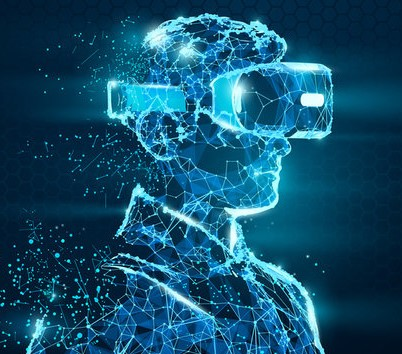
#> input picture images/img.jpg, 402 x 354 px
$ python e_7_spliting_colors.py
#> lines starting #> are read from the running program, lines starting #| are printed output that depends on the picture
import numpy as np
import matplotlib.pyplot as plt
import cv2 as cv


img = cv.imread('images/img.jpg')
#> img is the input picture: shape (354, 402, 3); mean B, G, R 108.3, 79.3, 18.7
cv.imshow('Image', img)

# splitting
b, g, r = cv.split(img)
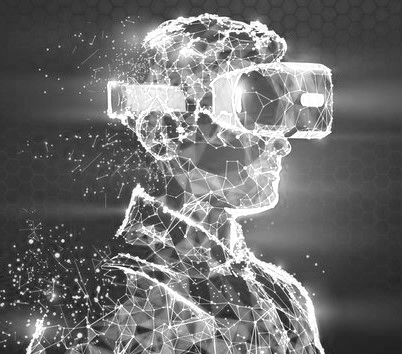
#> b: shape (354, 402); min 22, max 255, mean 108.3
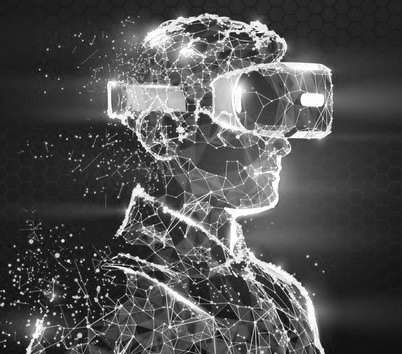
#> g: shape (354, 402); min 1, max 255, mean 79.3
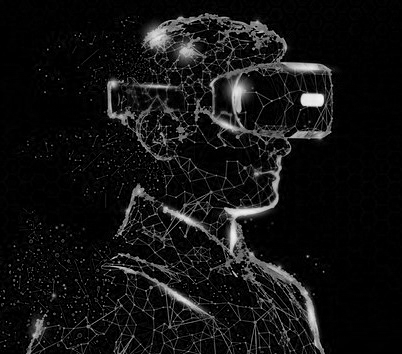
#> r: shape (354, 402); min 0, max 243, mean 18.7

blank = np.zeros(b.shape, dtype=np.uint8)

print(img.shape, b.shape, g.shape, r.shape, blank.shape, sep="\n")
#| (354, 402, 3)
#| (354, 402)
#| (354, 402)
#| (354, 402)
#| (354, 402)


# cv.imshow('Blue', b)
# cv.imshow('Green', g)
# cv.imshow('Red', r)

blue = cv.merge([b, blank, blank])
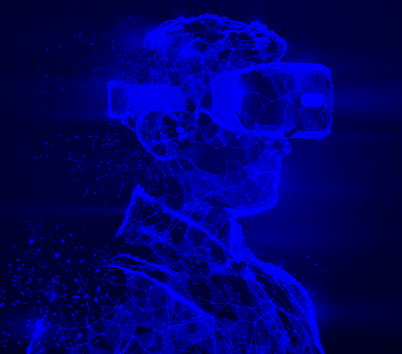
#> blue: shape (354, 402, 3); mean of channels 0, 1, 2 108.3, 0, 0; drawn as B, G, R
green = cv.merge([blank, g, blank])
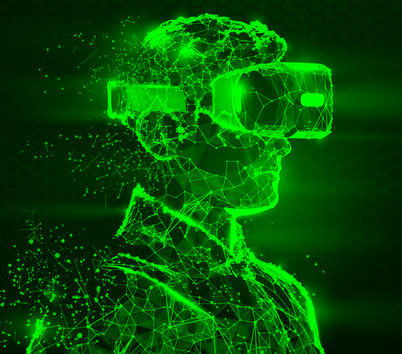
#> green: shape (354, 402, 3); mean of channels 0, 1, 2 0, 79.3, 0; drawn as B, G, R
red = cv.merge([blank, blank, r])
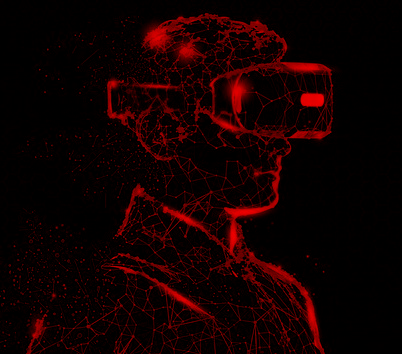
#> red: shape (354, 402, 3); mean of channels 0, 1, 2 0, 0, 18.7; drawn as B, G, R


cv.imshow('Blue', blue)
cv.imshow('Green', green)
cv.imshow('Red', red)


cv.waitKey(0)

$ run again, with images/936378.jpg copied over images/img.jpg
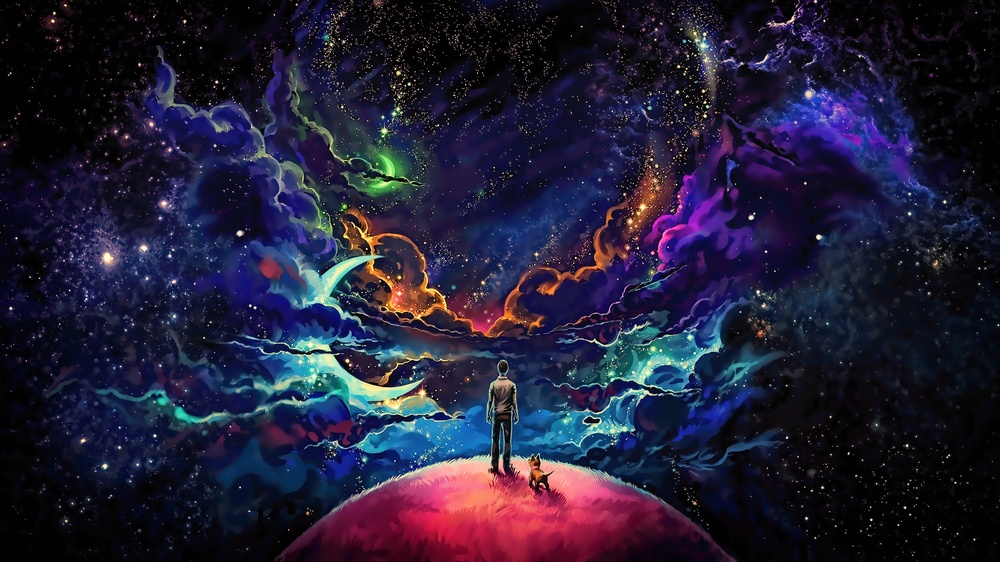
#> input picture images/936378.jpg, 1000 x 562 px, shrunk from 3840 x 2160 before the run
#> img is the input picture: shape (562, 1000, 3); mean B, G, R 54.1, 30.7, 34.5
#| (562, 1000, 3)
#| (562, 1000)
#| (562, 1000)
#| (562, 1000)
#| (562, 1000)
#> `green = cv.merge([blank, g, blank])`:
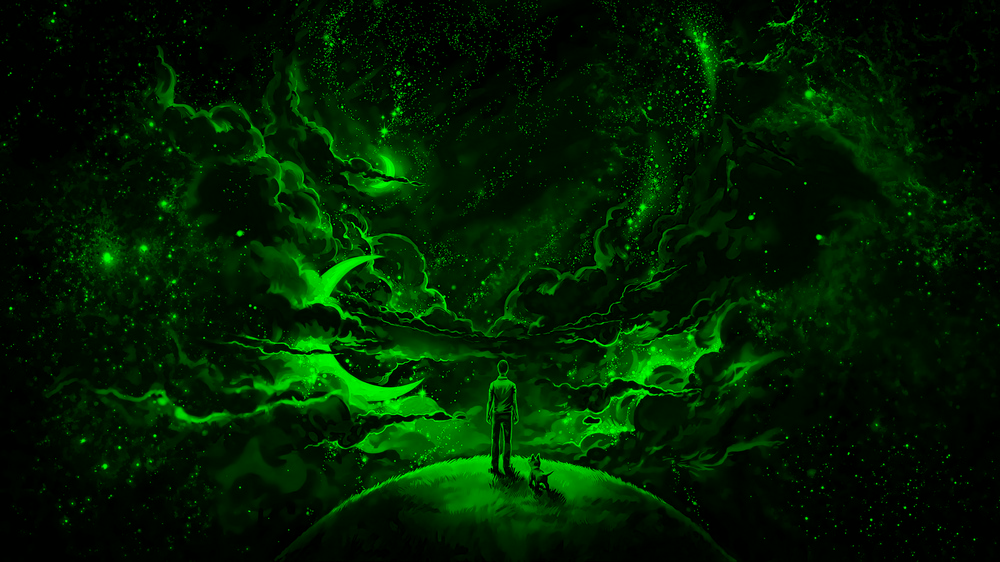
#> green: shape (562, 1000, 3); mean of channels 0, 1, 2 0, 30.7, 0; drawn as B, G, R
#> `red = cv.merge([blank, blank, r])`:
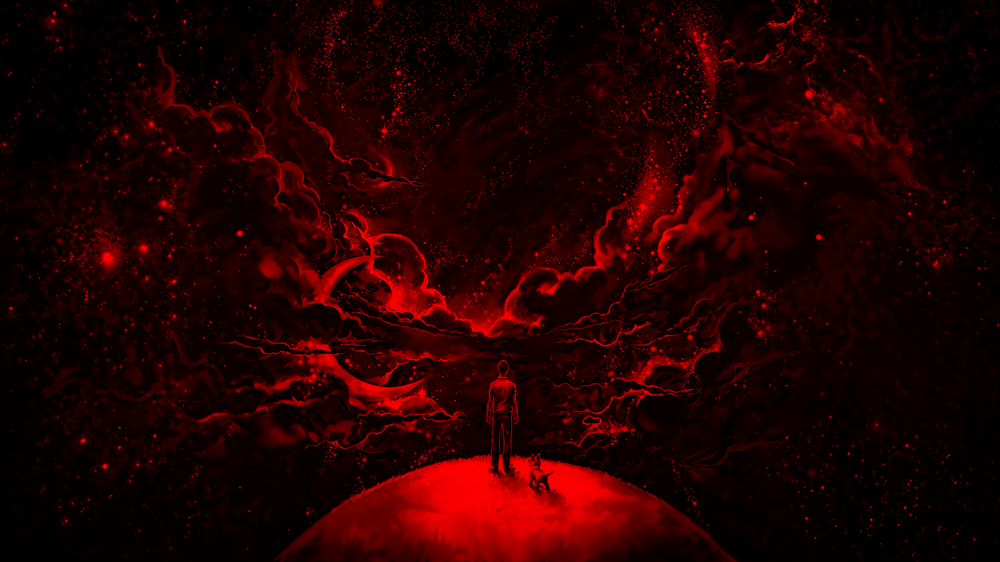
#> red: shape (562, 1000, 3); mean of channels 0, 1, 2 0, 0, 34.5; drawn as B, G, R
